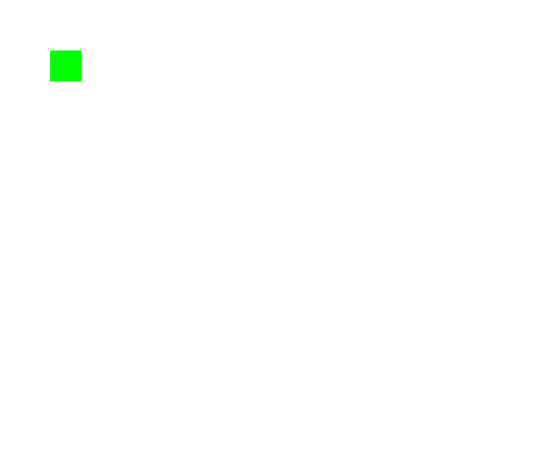
Frame 1 (no input)
Frame 60 (no input): identical to frame 1, image omitted
Frame 120 (the mouse pressed at the canvas centre since frame 60): identical to frame 1, image omitted

The p5.js sketch that drew this single still picture (run headless with seeded random() and noise() and a simulated clock; from frame 60 on, the mouse is pressed at the canvas centre):

// p5.js sketch
// ── sketch.js

var player = new Player(50,50,32,32,4);


var upPulsada = false;
var downPulsada = false;
var rightPulsada = false;
var leftPulsada = false;
function setup() {

createCanvas(550,450);
frameRate(30);
}

function draw() {
    background(255);
debug();
player.dibujar();
player.mover();

}










function keyPressed(){
  switch(keyCode){
    case RIGHT_ARROW: rightPulsada = true; break;
    case LEFT_ARROW: leftPulsada = true; break;
    case UP_ARROW: upPulsada = true; break;
    case DOWN_ARROW: downPulsada = true; break;
    
    
  }
  return false
}

function keyReleased(){
  switch(keyCode){
    case RIGHT_ARROW: rightPulsada = false; break;
    case LEFT_ARROW: leftPulsada = false; break;
    case UP_ARROW: upPulsada = false; break;
    case DOWN_ARROW: downPulsada = false; break;
    
}
return false
}
function debug(){
  window.addEventListener("keydown", function(e) {
    // space and arrow keys
    if([32, 37, 38, 39, 40].indexOf(e.keyCode) > -1) {
        e.preventDefault();
    }
}, false);
}

// ── Css2.css
header #mspalogo {     opacity:0; } 

header {     background: #4f5354 url(https://www.dropbox.com/s/amzjqgybxtxevxq/RegiCss.gif?raw=1)no-repeat; }

#p51, #p52, #p53, #p53, #p54, #p55, #p56,#p57, #p58,#p60,#p61,#p62,#p63
{background: #FFCD00 !important;}

#p59,#p64,#p67
{background: #000000 !important;}

#p66
{background: #00AAFF !important;}

#p59,#p64,#p67
{color: #FFFFFF !important;}

#p51 article.adventurepage, #p52 article.adventurepage, #p53 article.adventurepage, #p53 article.adventurepage, #p54 article.adventurepage, #p55 article.adventurepage, #p56 article.adventurepage, #p57 article.adventurepage, #p58 article.adventurepage, #p60 article.adventurepage,#p61 article.adventurepage,#p62 article.adventurepage,#p63 article.adventurepage
{background: #FFF221 !important;}

#p59 article.adventurepage,#p64 article.adventurepage,#p67 article.adventurepage
{background: #000000 !important;}

#p66 article.adventurepage
{background: #4BDEFF !important;}

#p51 #articleholder, #p52 #articleholder, #p53 #articleholder, #p53 #articleholder, #p54 #articleholder, #p55 #articleholder, #p56 #articleholder, #p57 #articleholder, #p58 #articleholder, #p60 #articleholder, #p61 #articleholder, #p62 #articleholder,#p63 #articleholder
{background: #FFE121 !important;}

#p59 #articleholder,#p64 #articleholder,#p67 #articleholder
{background: #000000 !important;}

#p66 #articleholder
{background: #4BDEFF !important;}

#p51 div#main, #p52 div#main, #p53 div#main, #p53 div#main, #p54 div#main, #p55 div#main, #p56 div#main, #p57 div#main, #p58 div#main, #p60 div#main, #p61 div#main, #p62 div#main,#p63 div#main
{background: #FFE121 !important;}

#p59 div#main,#p64 div#main,#p67 div#main
{background: #000000 !important;}

#p66 div#main
{background: #4BDEFF !important;}

#p51 #container1, #p52 #container1, #p53 #container1, #p53 #container1, #p54 #container1, #p55 #container1, #p56 #container1, #p57 #container1, #p58 #container1, #p60 #container1, #p61 #container1,#p62 #container1,#p63 #container1
{background: #FFE121 !important;}

#p59 #container1,#p64 #container1,#p67 #container1
{background: #000000 !important;}

#p66 #container1
{background: #4BDEFF !important;}

#p51 #container2, #p52 #container2, #p53 #container2, #p53 #container2, #p54 #container2, #p55 #container2, #p56 #container2, #p57 #container2, #p58 #container2, #p60 #container2, #p61 #container2,#p62 #container2,#p63 #container2
{background: #FFE121 !important;}

#p59 #container2,#p64 #container2,#p67 #container2
{background: #000000 !important;}

#p66 #container2
{background: #4BDEFF !important;}

#p51 #container3, #p52 #container3, #p53 #container3, #p53 #container3, #p54 #container3, #p55 #container3, #p56 #container3, #p57 #container3, #p58 #container3, #p60 #container3, #p61 #container3,#p62 #container3,#p63 #container3
{background: #FFE121 !important;}

#p59 #container3,#p64 #container3,#p67 #container3
{background: #000000 !important;}

#p66 #container3
{background: #4BDEFF !important;}

#p51 section#pagelist, #p52 section#pagelist, #p53 section#pagelist, #p53 section#pagelist, #p54 section#pagelist, #p55 section#pagelist, #p56 section#pagelist, #p57 section#pagelist, #p58 section#pagelist, #p60 section#pagelist, #p61 section#pagelist,#p62 section#pagelist,#p63 section#pagelist
{background: #FFE121 !important;}

#p59 section#pagelist,#p64 section#pagelist,#p67 section#pagelist
{background: #000000 !important;}

#p66 section#pagelist
{background: #4BDEFF !important;}


#p51 section#viewall, #p52 section#viewall, #p53 section#viewall, #p53 section#viewall, #p54 section#viewall, #p55 section#viewall, #p56 section#viewall, #p57 section#viewall, #p58 section#viewall, #p60 section#viewall, #p61 section#viewall,#p62 section#viewall,#p63 section#viewall
{background: #FFE121 !important;}

#p59 section#viewall,#p64 section#viewall,#p67 section#viewall
{background: #000000 !important;}

#p66 section#viewall
{background: #4BDEFF !important;}



#favoriting h1 {
    background: url(https://www.dropbox.com/s/yh0ft3a6pmgxpiw/kPssFB9.gif?raw=1) top center no-repeat;
    padding: 6px
}




#favoriting h1 a img,#favoriting h1 img {   
    opacity: 0
}
// ── CssCM.css
img#mspalogo{opacity:0; } 
#main{color:#FFFFFF,background:#000000;}
header {background: #4f5354 url(http://i.imgur.com/Rro8W5w.gif)no-repeat; }
#col1{ background: #000000;}
#col2{ background: #000000;}
#container1 {     background: #ffffff; } 

#container2 {     background: #ffffff; } 

#container3 {     background: #ffffff; } 


a:link {     color: #ffffff !important; } 

a:visited {     color: #8d7c7c !important; } 

a:hover, a:active { color:#ff0000 !important; }
// ── new 1.css
article.adventurepage
{background: #FFF221 !important;}
#p1
{background: #FFCD00 !important;}
// ── player.js
function Player(posicionX,posicionY,anchura,altura,vel) {
	
  this.posX = posicionX;
  this.posY = posicionY;
  this.Width = anchura;
  this.Height = altura;
  this.velocidad = vel
  this.direccion = "abajo";
  this.dibujar = function() {
    stroke(255);
    fill(0,255,0);
    rect(this.posX,this.posY,this.Width,this.Height);
  }
  this.mover = function() {
    
    if(downPulsada && leftPulsada){
      this.posX -= this.velocidad;
      this.direccion = "izquierda";
    }
    else if(upPulsada && leftPulsada){
      this.posX -= this.velocidad;
      this.direccion = "izquierda";
    }
    else if(downPulsada && leftPulsada){
      this.posX += this.velocidad;
      this.direccion = "derecha";
    }   
    else if(upPulsada && rightPulsada){
      this.posX += this.velocidad;
      this.direccion = "derecha";
    } 
     else if (rightPulsada === true || leftPulsada === true && upPulsada === false && downPulsada === false) {  //comprobar si se mueve horizontalmente
       
       if (rightPulsada === true && leftPulsada === false)  { //comprobar en que dirección horizontal se mueve
        this.posX += this.velocidad;
        this.direccion = "derecha";
       }
       else if (rightPulsada === false && leftPulsada === true){
        this.posX -= this.velocidad;
        this.direccion = "izquierda";
      }
    }
     else if(upPulsada === true || downPulsada === true && rightPulsada === false && leftPulsada === false){
      
      if(upPulsada === true && downPulsada === false){
       this.posY -= this.velocidad;
       this.direccion = "arriba";
     }
      else if (upPulsada === false && downPulsada === true){
       this.posY += this.velocidad;
       this.direccion = "abajo";
     }
    }   
  }
}
